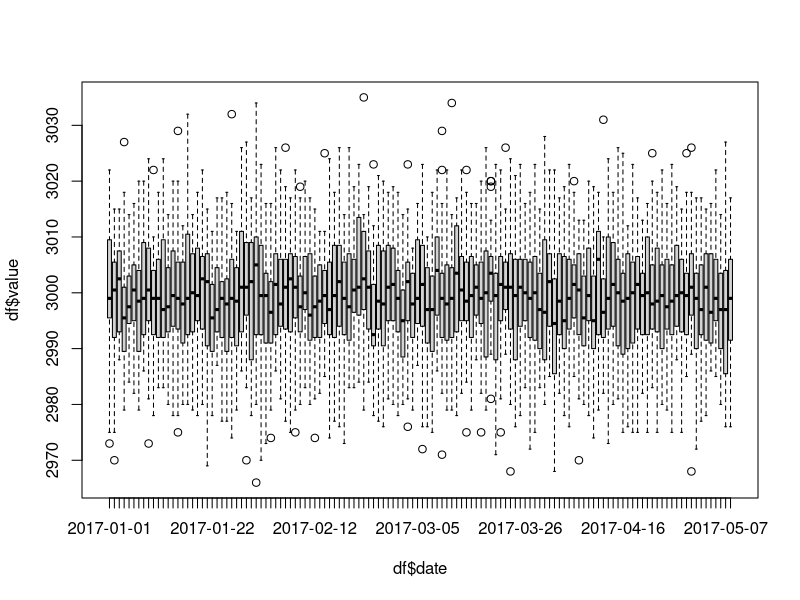

Recreate this plot in R.
## ---- chunk 1
knitr::opts_chunk$set(echo = TRUE)
## ---- chunk 2
library(xts)

# generate data
set.seed(42)

n <- 128
k <- 32

trendless <- as.integer(rnorm(n * k, 3000, 10))
dates <- seq(as.Date("2017-01-01"), by = "day", length.out = n)
dates <- as.Date(dates, format = "%Y-%m-%d", tz = "UTC")

df <- data.frame('date' = rep(dates, each = k), 'value' = trendless)

ts <- xts(df$value, order.by = df$date)

# see outliers with a boxplot
boxplot(df$value ~ df$date)

